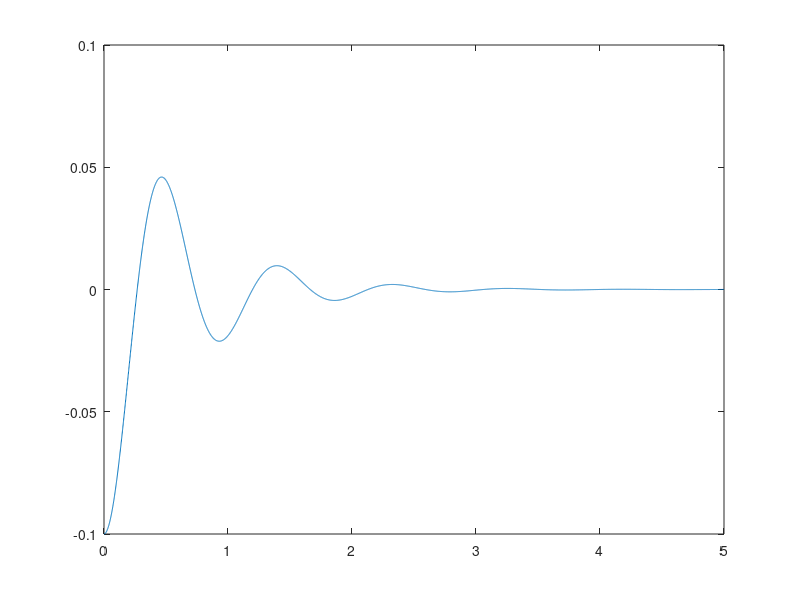

This chart was generated by the following MATLAB code:
clear all;
m=1.2*10^3;%kg
k=58*10^3;%N/m
Dc=4*10^3;%kg/s

displacement(1)=-0.1;
velocity(1)=0;
dt=0.001;

%Euler's method
for t=1:1:5000
    
   velocity(t+1)=velocity(t)+((-Dc./m).*velocity(t)-k./m.*displacement(t)).*dt;
   displacement(t+1)=displacement(t)+velocity(t+1).*dt;
   
end

%tt is used to represent x-axis
%t is only used to put the array
tt=0:dt:5;
plot(tt,displacement);
hold on;